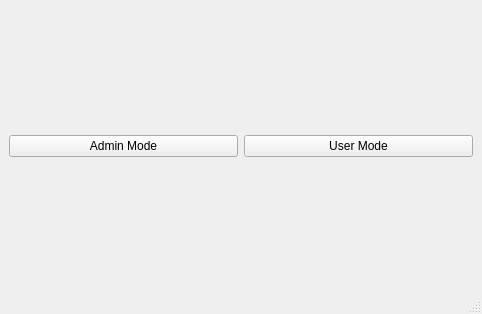
<?xml version="1.0" encoding="UTF-8"?>
<ui version="4.0">
 <class>MainWindow</class>
 <widget class="QMainWindow" name="MainWindow">
  <property name="geometry">
   <rect>
    <x>0</x>
    <y>0</y>
    <width>482</width>
    <height>314</height>
   </rect>
  </property>
  <property name="windowTitle">
   <string>MainWindow</string>
  </property>
  <widget class="QWidget" name="centralwidget">
   <layout class="QHBoxLayout" name="horizontalLayout">
    <item>
     <widget class="QPushButton" name="adminButton">
      <property name="text">
       <string>Admin Mode</string>
      </property>
     </widget>
    </item>
    <item>
     <widget class="QPushButton" name="userButton">
      <property name="text">
       <string>User Mode</string>
      </property>
     </widget>
    </item>
   </layout>
  </widget>
  <widget class="QMenuBar" name="menubar">
   <property name="geometry">
    <rect>
     <x>0</x>
     <y>0</y>
     <width>482</width>
     <height>21</height>
    </rect>
   </property>
  </widget>
  <widget class="QStatusBar" name="statusbar"/>
 </widget>
 <resources/>
 <connections/>
</ui>
